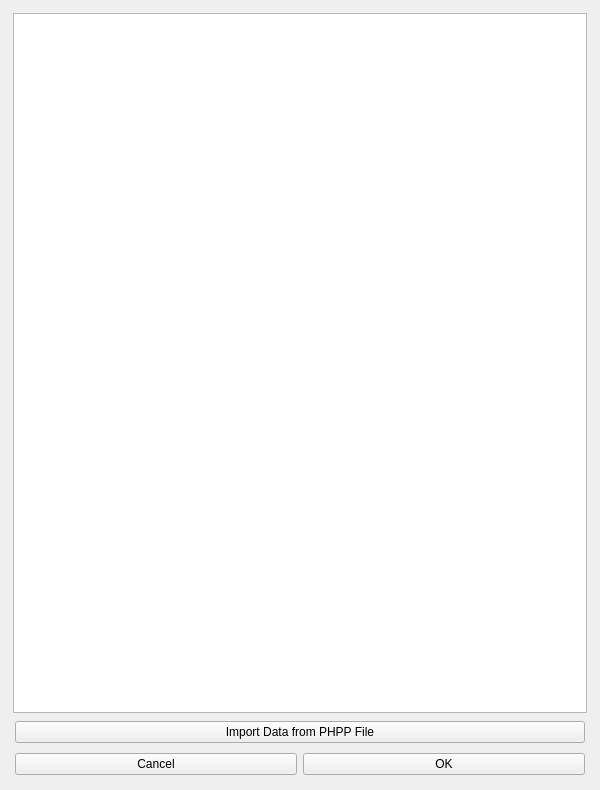
<?xml version="1.0" encoding="UTF-8"?>
<ui version="4.0">
 <class>Form</class>
 <widget class="QWidget" name="Form">
  <property name="geometry">
   <rect>
    <x>0</x>
    <y>0</y>
    <width>600</width>
    <height>790</height>
   </rect>
  </property>
  <property name="windowTitle">
   <string>Project Team and Site Data</string>
  </property>
  <layout class="QVBoxLayout" name="verticalLayout_2">
   <item>
    <widget class="QFrame" name="frame">
     <property name="frameShadow">
      <enum>QFrame::Raised</enum>
     </property>
     <layout class="QVBoxLayout" name="verticalLayout">
      <property name="leftMargin">
       <number>2</number>
      </property>
      <property name="topMargin">
       <number>2</number>
      </property>
      <property name="rightMargin">
       <number>2</number>
      </property>
      <property name="bottomMargin">
       <number>2</number>
      </property>
      <item>
       <widget class="QTreeView" name="tree_view_team_info">
        <property name="uniformRowHeights">
         <bool>false</bool>
        </property>
        <property name="headerHidden">
         <bool>true</bool>
        </property>
       </widget>
      </item>
      <item>
       <widget class="QFrame" name="frame_3">
        <property name="frameShadow">
         <enum>QFrame::Raised</enum>
        </property>
        <layout class="QHBoxLayout" name="horizontalLayout_2">
         <property name="leftMargin">
          <number>2</number>
         </property>
         <property name="topMargin">
          <number>2</number>
         </property>
         <property name="rightMargin">
          <number>2</number>
         </property>
         <property name="bottomMargin">
          <number>2</number>
         </property>
         <item>
          <widget class="QPushButton" name="btn_add_team_info">
           <property name="text">
            <string>Import Data from PHPP File</string>
           </property>
          </widget>
         </item>
        </layout>
       </widget>
      </item>
      <item>
       <widget class="QFrame" name="frame_2">
        <property name="frameShadow">
         <enum>QFrame::Raised</enum>
        </property>
        <layout class="QHBoxLayout" name="horizontalLayout">
         <property name="leftMargin">
          <number>2</number>
         </property>
         <property name="topMargin">
          <number>2</number>
         </property>
         <property name="rightMargin">
          <number>2</number>
         </property>
         <property name="bottomMargin">
          <number>2</number>
         </property>
         <item>
          <widget class="QPushButton" name="btn_Cancel">
           <property name="text">
            <string>Cancel</string>
           </property>
          </widget>
         </item>
         <item>
          <widget class="QPushButton" name="btn_OK">
           <property name="text">
            <string>OK</string>
           </property>
          </widget>
         </item>
        </layout>
       </widget>
      </item>
     </layout>
    </widget>
   </item>
  </layout>
 </widget>
 <resources/>
 <connections/>
</ui>
